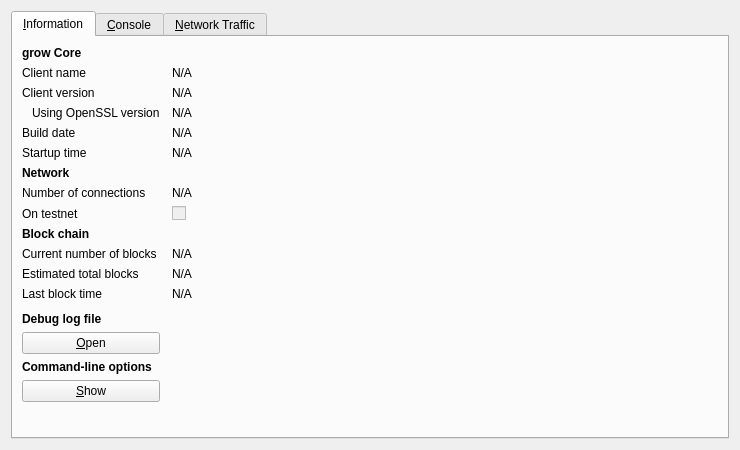
<?xml version="1.0" encoding="UTF-8"?>
<ui version="4.0">
 <class>RPCConsole</class>
 <widget class="QDialog" name="RPCConsole">
  <property name="geometry">
   <rect>
    <x>0</x>
    <y>0</y>
    <width>740</width>
    <height>450</height>
   </rect>
  </property>
  <property name="windowTitle">
   <string>grow - Debug window</string>
  </property>
  <property name="styleSheet">
   <string notr="true"/>
  </property>
  <layout class="QVBoxLayout" name="verticalLayout_2">
   <item>
    <widget class="QTabWidget" name="tabWidget">
     <property name="currentIndex">
      <number>0</number>
     </property>
     <widget class="QWidget" name="tab_info">
      <attribute name="title">
       <string>&amp;Information</string>
      </attribute>
      <layout class="QGridLayout" name="gridLayout" columnstretch="0,1">
       <property name="horizontalSpacing">
        <number>12</number>
       </property>
       <item row="0" column="0">
        <widget class="QLabel" name="label_9">
         <property name="font">
          <font>
           <weight>75</weight>
           <bold>true</bold>
          </font>
         </property>
         <property name="text">
          <string>grow Core</string>
         </property>
        </widget>
       </item>
       <item row="1" column="0">
        <widget class="QLabel" name="label_5">
         <property name="text">
          <string>Client name</string>
         </property>
        </widget>
       </item>
       <item row="1" column="1">
        <widget class="QLabel" name="clientName">
         <property name="cursor">
          <cursorShape>IBeamCursor</cursorShape>
         </property>
         <property name="text">
          <string>N/A</string>
         </property>
         <property name="textFormat">
          <enum>Qt::PlainText</enum>
         </property>
         <property name="textInteractionFlags">
          <set>Qt::LinksAccessibleByMouse|Qt::TextSelectableByKeyboard|Qt::TextSelectableByMouse</set>
         </property>
        </widget>
       </item>
       <item row="2" column="0">
        <widget class="QLabel" name="label_6">
         <property name="text">
          <string>Client version</string>
         </property>
        </widget>
       </item>
       <item row="2" column="1">
        <widget class="QLabel" name="clientVersion">
         <property name="cursor">
          <cursorShape>IBeamCursor</cursorShape>
         </property>
         <property name="text">
          <string>N/A</string>
         </property>
         <property name="textFormat">
          <enum>Qt::PlainText</enum>
         </property>
         <property name="textInteractionFlags">
          <set>Qt::LinksAccessibleByMouse|Qt::TextSelectableByKeyboard|Qt::TextSelectableByMouse</set>
         </property>
        </widget>
       </item>
       <item row="3" column="0">
        <widget class="QLabel" name="label_14">
         <property name="text">
          <string>Using OpenSSL version</string>
         </property>
         <property name="indent">
          <number>10</number>
         </property>
        </widget>
       </item>
       <item row="3" column="1">
        <widget class="QLabel" name="openSSLVersion">
         <property name="cursor">
          <cursorShape>IBeamCursor</cursorShape>
         </property>
         <property name="text">
          <string>N/A</string>
         </property>
         <property name="textFormat">
          <enum>Qt::PlainText</enum>
         </property>
         <property name="textInteractionFlags">
          <set>Qt::LinksAccessibleByMouse|Qt::TextSelectableByKeyboard|Qt::TextSelectableByMouse</set>
         </property>
        </widget>
       </item>
       <item row="4" column="0">
        <widget class="QLabel" name="label_12">
         <property name="text">
          <string>Build date</string>
         </property>
        </widget>
       </item>
       <item row="4" column="1">
        <widget class="QLabel" name="buildDate">
         <property name="cursor">
          <cursorShape>IBeamCursor</cursorShape>
         </property>
         <property name="text">
          <string>N/A</string>
         </property>
         <property name="textFormat">
          <enum>Qt::PlainText</enum>
         </property>
         <property name="textInteractionFlags">
          <set>Qt::LinksAccessibleByMouse|Qt::TextSelectableByKeyboard|Qt::TextSelectableByMouse</set>
         </property>
        </widget>
       </item>
       <item row="5" column="0">
        <widget class="QLabel" name="label_13">
         <property name="text">
          <string>Startup time</string>
         </property>
        </widget>
       </item>
       <item row="5" column="1">
        <widget class="QLabel" name="startupTime">
         <property name="cursor">
          <cursorShape>IBeamCursor</cursorShape>
         </property>
         <property name="text">
          <string>N/A</string>
         </property>
         <property name="textFormat">
          <enum>Qt::PlainText</enum>
         </property>
         <property name="textInteractionFlags">
          <set>Qt::LinksAccessibleByMouse|Qt::TextSelectableByKeyboard|Qt::TextSelectableByMouse</set>
         </property>
        </widget>
       </item>
       <item row="6" column="0">
        <widget class="QLabel" name="label_11">
         <property name="font">
          <font>
           <weight>75</weight>
           <bold>true</bold>
          </font>
         </property>
         <property name="text">
          <string>Network</string>
         </property>
        </widget>
       </item>
       <item row="7" column="0">
        <widget class="QLabel" name="label_7">
         <property name="text">
          <string>Number of connections</string>
         </property>
        </widget>
       </item>
       <item row="7" column="1">
        <widget class="QLabel" name="numberOfConnections">
         <property name="cursor">
          <cursorShape>IBeamCursor</cursorShape>
         </property>
         <property name="text">
          <string>N/A</string>
         </property>
         <property name="textFormat">
          <enum>Qt::PlainText</enum>
         </property>
         <property name="textInteractionFlags">
          <set>Qt::LinksAccessibleByMouse|Qt::TextSelectableByKeyboard|Qt::TextSelectableByMouse</set>
         </property>
        </widget>
       </item>
       <item row="8" column="0">
        <widget class="QLabel" name="label_8">
         <property name="text">
          <string>On testnet</string>
         </property>
        </widget>
       </item>
       <item row="8" column="1">
        <widget class="QCheckBox" name="isTestNet">
         <property name="enabled">
          <bool>false</bool>
         </property>
         <property name="text">
          <string/>
         </property>
        </widget>
       </item>
       <item row="9" column="0">
        <widget class="QLabel" name="label_10">
         <property name="font">
          <font>
           <weight>75</weight>
           <bold>true</bold>
          </font>
         </property>
         <property name="text">
          <string>Block chain</string>
         </property>
        </widget>
       </item>
       <item row="10" column="0">
        <widget class="QLabel" name="label_3">
         <property name="text">
          <string>Current number of blocks</string>
         </property>
        </widget>
       </item>
       <item row="10" column="1">
        <widget class="QLabel" name="numberOfBlocks">
         <property name="cursor">
          <cursorShape>IBeamCursor</cursorShape>
         </property>
         <property name="text">
          <string>N/A</string>
         </property>
         <property name="textFormat">
          <enum>Qt::PlainText</enum>
         </property>
         <property name="textInteractionFlags">
          <set>Qt::LinksAccessibleByMouse|Qt::TextSelectableByKeyboard|Qt::TextSelectableByMouse</set>
         </property>
        </widget>
       </item>
       <item row="11" column="0">
        <widget class="QLabel" name="label_4">
         <property name="text">
          <string>Estimated total blocks</string>
         </property>
        </widget>
       </item>
       <item row="11" column="1">
        <widget class="QLabel" name="totalBlocks">
         <property name="cursor">
          <cursorShape>IBeamCursor</cursorShape>
         </property>
         <property name="text">
          <string>N/A</string>
         </property>
         <property name="textFormat">
          <enum>Qt::PlainText</enum>
         </property>
         <property name="textInteractionFlags">
          <set>Qt::LinksAccessibleByMouse|Qt::TextSelectableByKeyboard|Qt::TextSelectableByMouse</set>
         </property>
        </widget>
       </item>
       <item row="12" column="0">
        <widget class="QLabel" name="label_2">
         <property name="text">
          <string>Last block time</string>
         </property>
        </widget>
       </item>
       <item row="12" column="1">
        <widget class="QLabel" name="lastBlockTime">
         <property name="cursor">
          <cursorShape>IBeamCursor</cursorShape>
         </property>
         <property name="text">
          <string>N/A</string>
         </property>
         <property name="textFormat">
          <enum>Qt::PlainText</enum>
         </property>
         <property name="textInteractionFlags">
          <set>Qt::LinksAccessibleByMouse|Qt::TextSelectableByKeyboard|Qt::TextSelectableByMouse</set>
         </property>
        </widget>
       </item>
       <item row="13" column="0">
        <spacer name="verticalSpacer_2">
         <property name="orientation">
          <enum>Qt::Vertical</enum>
         </property>
         <property name="sizeHint" stdset="0">
          <size>
           <width>20</width>
           <height>20</height>
          </size>
         </property>
        </spacer>
       </item>
       <item row="14" column="0">
        <widget class="QLabel" name="labelDebugLogfile">
         <property name="font">
          <font>
           <weight>75</weight>
           <bold>true</bold>
          </font>
         </property>
         <property name="text">
          <string>Debug log file</string>
         </property>
        </widget>
       </item>
       <item row="15" column="0">
        <widget class="QPushButton" name="openDebugLogfileButton">
         <property name="toolTip">
          <string>Open the grow debug log file from the current data directory. This can take a few seconds for large log files.</string>
         </property>
         <property name="text">
          <string>&amp;Open</string>
         </property>
         <property name="autoDefault">
          <bool>false</bool>
         </property>
        </widget>
       </item>
       <item row="16" column="0">
        <widget class="QLabel" name="labelCLOptions">
         <property name="font">
          <font>
           <weight>75</weight>
           <bold>true</bold>
          </font>
         </property>
         <property name="text">
          <string>Command-line options</string>
         </property>
        </widget>
       </item>
       <item row="17" column="0">
        <widget class="QPushButton" name="showCLOptionsButton">
         <property name="toolTip">
          <string>Show the grow-Qt help message to get a list with possible grow command-line options.</string>
         </property>
         <property name="text">
          <string>&amp;Show</string>
         </property>
         <property name="autoDefault">
          <bool>false</bool>
         </property>
        </widget>
       </item>
       <item row="18" column="0">
        <spacer name="verticalSpacer">
         <property name="orientation">
          <enum>Qt::Vertical</enum>
         </property>
         <property name="sizeHint" stdset="0">
          <size>
           <width>20</width>
           <height>40</height>
          </size>
         </property>
        </spacer>
       </item>
      </layout>
     </widget>
     <widget class="QWidget" name="tab_console">
      <attribute name="title">
       <string>&amp;Console</string>
      </attribute>
      <layout class="QVBoxLayout" name="verticalLayout_3">
       <property name="spacing">
        <number>3</number>
       </property>
       <item>
        <widget class="QTextEdit" name="messagesWidget">
         <property name="minimumSize">
          <size>
           <width>0</width>
           <height>100</height>
          </size>
         </property>
         <property name="readOnly">
          <bool>true</bool>
         </property>
         <property name="tabKeyNavigation" stdset="0">
          <bool>false</bool>
         </property>
         <property name="columnCount" stdset="0">
          <number>2</number>
         </property>
        </widget>
       </item>
       <item>
        <layout class="QHBoxLayout" name="horizontalLayout">
         <property name="spacing">
          <number>3</number>
         </property>
         <item>
          <widget class="QLabel" name="label">
           <property name="text">
            <string notr="true">&gt;</string>
           </property>
          </widget>
         </item>
         <item>
          <widget class="QLineEdit" name="lineEdit"/>
         </item>
         <item>
          <widget class="QPushButton" name="clearButton">
           <property name="maximumSize">
            <size>
             <width>24</width>
             <height>24</height>
            </size>
           </property>
           <property name="toolTip">
            <string>Clear console</string>
           </property>
           <property name="text">
            <string/>
           </property>
           <property name="icon">
            <iconset resource="../bitcoin.qrc">
             <normaloff>:/icons/remove</normaloff>:/icons/remove</iconset>
           </property>
           <property name="shortcut">
            <string notr="true">Ctrl+L</string>
           </property>
           <property name="autoDefault">
            <bool>false</bool>
           </property>
          </widget>
         </item>
        </layout>
       </item>
      </layout>
     </widget>
     <widget class="QWidget" name="tab">
      <attribute name="title">
       <string>&amp;Network Traffic</string>
      </attribute>
      <layout class="QHBoxLayout" name="horizontalLayout_3">
       <item>
        <layout class="QVBoxLayout" name="verticalLayout_4">
         <item>
          <widget class="TrafficGraphWidget" name="trafficGraph" native="true">
           <property name="sizePolicy">
            <sizepolicy hsizetype="Expanding" vsizetype="Expanding">
             <horstretch>0</horstretch>
             <verstretch>0</verstretch>
            </sizepolicy>
           </property>
          </widget>
         </item>
         <item>
          <layout class="QHBoxLayout" name="horizontalLayout_2">
           <item>
            <widget class="QSlider" name="sldGraphRange">
             <property name="minimum">
              <number>1</number>
             </property>
             <property name="maximum">
              <number>288</number>
             </property>
             <property name="pageStep">
              <number>12</number>
             </property>
             <property name="value">
              <number>6</number>
             </property>
             <property name="orientation">
              <enum>Qt::Horizontal</enum>
             </property>
            </widget>
           </item>
           <item>
            <widget class="QLabel" name="lblGraphRange">
             <property name="minimumSize">
              <size>
               <width>100</width>
               <height>0</height>
              </size>
             </property>
             <property name="alignment">
              <set>Qt::AlignCenter</set>
             </property>
            </widget>
           </item>
           <item>
            <widget class="QPushButton" name="btnClearTrafficGraph">
             <property name="text">
              <string>&amp;Clear</string>
             </property>
            </widget>
           </item>
          </layout>
         </item>
        </layout>
       </item>
       <item>
        <layout class="QVBoxLayout" name="verticalLayout">
         <item>
          <widget class="QGroupBox" name="groupBox">
           <property name="title">
            <string>Totals</string>
           </property>
           <layout class="QVBoxLayout" name="verticalLayout_5">
            <item>
             <layout class="QHBoxLayout" name="horizontalLayout_4">
              <item>
               <widget class="Line" name="line">
                <property name="sizePolicy">
                 <sizepolicy hsizetype="Fixed" vsizetype="Fixed">
                  <horstretch>0</horstretch>
                  <verstretch>0</verstretch>
                 </sizepolicy>
                </property>
                <property name="minimumSize">
                 <size>
                  <width>10</width>
                  <height>0</height>
                 </size>
                </property>
                <property name="palette">
                 <palette>
                  <active>
                   <colorrole role="Button">
                    <brush brushstyle="SolidPattern">
                     <color alpha="255">
                      <red>255</red>
                      <green>255</green>
                      <blue>255</blue>
                     </color>
                    </brush>
                   </colorrole>
                   <colorrole role="Light">
                    <brush brushstyle="SolidPattern">
                     <color alpha="255">
                      <red>0</red>
                      <green>255</green>
                      <blue>0</blue>
                     </color>
                    </brush>
                   </colorrole>
                   <colorrole role="Base">
                    <brush brushstyle="SolidPattern">
                     <color alpha="255">
                      <red>255</red>
                      <green>255</green>
                      <blue>255</blue>
                     </color>
                    </brush>
                   </colorrole>
                   <colorrole role="Window">
                    <brush brushstyle="SolidPattern">
                     <color alpha="255">
                      <red>255</red>
                      <green>255</green>
                      <blue>255</blue>
                     </color>
                    </brush>
                   </colorrole>
                  </active>
                  <inactive>
                   <colorrole role="Button">
                    <brush brushstyle="SolidPattern">
                     <color alpha="255">
                      <red>255</red>
                      <green>255</green>
                      <blue>255</blue>
                     </color>
                    </brush>
                   </colorrole>
                   <colorrole role="Light">
                    <brush brushstyle="SolidPattern">
                     <color alpha="255">
                      <red>0</red>
                      <green>255</green>
                      <blue>0</blue>
                     </color>
                    </brush>
                   </colorrole>
                   <colorrole role="Base">
                    <brush brushstyle="SolidPattern">
                     <color alpha="255">
                      <red>255</red>
                      <green>255</green>
                      <blue>255</blue>
                     </color>
                    </brush>
                   </colorrole>
                   <colorrole role="Window">
                    <brush brushstyle="SolidPattern">
                     <color alpha="255">
                      <red>255</red>
                      <green>255</green>
                      <blue>255</blue>
                     </color>
                    </brush>
                   </colorrole>
                  </inactive>
                  <disabled>
                   <colorrole role="Button">
                    <brush brushstyle="SolidPattern">
                     <color alpha="255">
                      <red>255</red>
                      <green>255</green>
                      <blue>255</blue>
                     </color>
                    </brush>
                   </colorrole>
                   <colorrole role="Light">
                    <brush brushstyle="SolidPattern">
                     <color alpha="255">
                      <red>0</red>
                      <green>255</green>
                      <blue>0</blue>
                     </color>
                    </brush>
                   </colorrole>
                   <colorrole role="Base">
                    <brush brushstyle="SolidPattern">
                     <color alpha="255">
                      <red>255</red>
                      <green>255</green>
                      <blue>255</blue>
                     </color>
                    </brush>
                   </colorrole>
                   <colorrole role="Window">
                    <brush brushstyle="SolidPattern">
                     <color alpha="255">
                      <red>255</red>
                      <green>255</green>
                      <blue>255</blue>
                     </color>
                    </brush>
                   </colorrole>
                  </disabled>
                 </palette>
                </property>
                <property name="orientation">
                 <enum>Qt::Horizontal</enum>
                </property>
               </widget>
              </item>
              <item>
               <widget class="QLabel" name="label_16">
                <property name="text">
                 <string>In:</string>
                </property>
               </widget>
              </item>
              <item>
               <widget class="QLabel" name="lblBytesIn">
                <property name="minimumSize">
                 <size>
                  <width>50</width>
                  <height>0</height>
                 </size>
                </property>
                <property name="alignment">
                 <set>Qt::AlignRight|Qt::AlignTrailing|Qt::AlignVCenter</set>
                </property>
               </widget>
              </item>
             </layout>
            </item>
            <item>
             <layout class="QHBoxLayout" name="horizontalLayout_5">
              <item>
               <widget class="Line" name="line_2">
                <property name="sizePolicy">
                 <sizepolicy hsizetype="Fixed" vsizetype="Fixed">
                  <horstretch>0</horstretch>
                  <verstretch>0</verstretch>
                 </sizepolicy>
                </property>
                <property name="minimumSize">
                 <size>
                  <width>10</width>
                  <height>0</height>
                 </size>
                </property>
                <property name="palette">
                 <palette>
                  <active>
                   <colorrole role="Button">
                    <brush brushstyle="SolidPattern">
                     <color alpha="255">
                      <red>255</red>
                      <green>255</green>
                      <blue>255</blue>
                     </color>
                    </brush>
                   </colorrole>
                   <colorrole role="Light">
                    <brush brushstyle="SolidPattern">
                     <color alpha="255">
                      <red>255</red>
                      <green>0</green>
                      <blue>0</blue>
                     </color>
                    </brush>
                   </colorrole>
                   <colorrole role="Base">
                    <brush brushstyle="SolidPattern">
                     <color alpha="255">
                      <red>255</red>
                      <green>255</green>
                      <blue>255</blue>
                     </color>
                    </brush>
                   </colorrole>
                   <colorrole role="Window">
                    <brush brushstyle="SolidPattern">
                     <color alpha="255">
                      <red>255</red>
                      <green>255</green>
                      <blue>255</blue>
                     </color>
                    </brush>
                   </colorrole>
                  </active>
                  <inactive>
                   <colorrole role="Button">
                    <brush brushstyle="SolidPattern">
                     <color alpha="255">
                      <red>255</red>
                      <green>255</green>
                      <blue>255</blue>
                     </color>
                    </brush>
                   </colorrole>
                   <colorrole role="Light">
                    <brush brushstyle="SolidPattern">
                     <color alpha="255">
                      <red>255</red>
                      <green>0</green>
                      <blue>0</blue>
                     </color>
                    </brush>
                   </colorrole>
                   <colorrole role="Base">
                    <brush brushstyle="SolidPattern">
                     <color alpha="255">
                      <red>255</red>
                      <green>255</green>
                      <blue>255</blue>
                     </color>
                    </brush>
                   </colorrole>
                   <colorrole role="Window">
                    <brush brushstyle="SolidPattern">
                     <color alpha="255">
                      <red>255</red>
                      <green>255</green>
                      <blue>255</blue>
                     </color>
                    </brush>
                   </colorrole>
                  </inactive>
                  <disabled>
                   <colorrole role="Button">
                    <brush brushstyle="SolidPattern">
                     <color alpha="255">
                      <red>255</red>
                      <green>255</green>
                      <blue>255</blue>
                     </color>
                    </brush>
                   </colorrole>
                   <colorrole role="Light">
                    <brush brushstyle="SolidPattern">
                     <color alpha="255">
                      <red>255</red>
                      <green>0</green>
                      <blue>0</blue>
                     </color>
                    </brush>
                   </colorrole>
                   <colorrole role="Base">
                    <brush brushstyle="SolidPattern">
                     <color alpha="255">
                      <red>255</red>
                      <green>255</green>
                      <blue>255</blue>
                     </color>
                    </brush>
                   </colorrole>
                   <colorrole role="Window">
                    <brush brushstyle="SolidPattern">
                     <color alpha="255">
                      <red>255</red>
                      <green>255</green>
                      <blue>255</blue>
                     </color>
                    </brush>
                   </colorrole>
                  </disabled>
                 </palette>
                </property>
                <property name="orientation">
                 <enum>Qt::Horizontal</enum>
                </property>
               </widget>
              </item>
              <item>
               <widget class="QLabel" name="label_17">
                <property name="text">
                 <string>Out:</string>
                </property>
               </widget>
              </item>
              <item>
               <widget class="QLabel" name="lblBytesOut">
                <property name="minimumSize">
                 <size>
                  <width>50</width>
                  <height>0</height>
                 </size>
                </property>
                <property name="alignment">
                 <set>Qt::AlignRight|Qt::AlignTrailing|Qt::AlignVCenter</set>
                </property>
               </widget>
              </item>
             </layout>
            </item>
            <item>
             <spacer name="verticalSpacer_4">
              <property name="orientation">
               <enum>Qt::Vertical</enum>
              </property>
              <property name="sizeHint" stdset="0">
               <size>
                <width>20</width>
                <height>407</height>
               </size>
              </property>
             </spacer>
            </item>
           </layout>
          </widget>
         </item>
        </layout>
       </item>
      </layout>
     </widget>
    </widget>
   </item>
  </layout>
 </widget>
 <customwidgets>
  <customwidget>
   <class>TrafficGraphWidget</class>
   <extends>QWidget</extends>
   <header>trafficgraphwidget.h</header>
   <container>1</container>
   <slots>
    <slot>clear()</slot>
   </slots>
  </customwidget>
 </customwidgets>
 <resources>
  <include location="../bitcoin.qrc"/>
 </resources>
 <connections/>
</ui>
